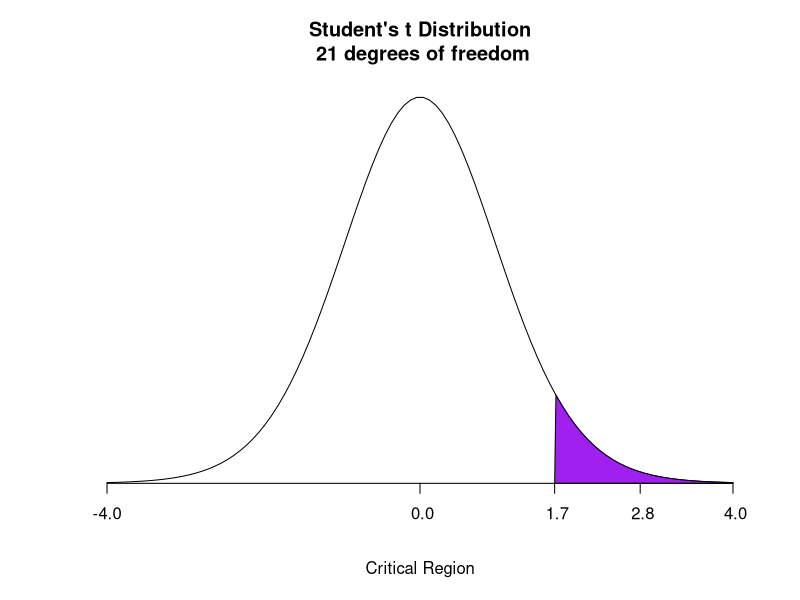

Reproduce this figure in R.
# Example problem to solve:
# > A food label on a cookie bag states that there is at most 2 grams of saturated fat in a single cookie. In a sample of 22 cookies, it is found that the mean ammount of saturated fat per cookie is 2.15 grams. The sample standard deviation is 0.25 grams. At 0.5 significance level, can we reject the claim on the food label?

# To compute `t` the formula to use is: t = (sample mean - population mean)/(sample standard deviation / square root of the sample size))

sample.mean <- 2.15
population.mean <- 2
standard.deviation <- 0.25
n <- 22
alpha <- 0.05

t <- (sample.mean - population.mean) / (standard.deviation / sqrt(n)) 
print(paste("t statistic:", t))

# **Output**:
# ```
# t statistic: 2.81424945589406
# ```

# Now to create the corresponding plot we draw a random sample between -4 and 4 and assign the corresponding sequence to `hx`, we also compute the critical value with `qt()`.

minx <- -4
maxx <- 4

x <- seq(minx, maxx, length = 100)
hx <- dt(x, df = n-1)

critical.value = qt(1-alpha, df = n-1)

#Set up the plot, highlighting the critical region in purple 
plot(x, hx, type="n", 
     xlab = "Critical Region", ylab = "",           # axes labels
     main = paste("Student's t Distribution\n",     # title
                  n-1, "degrees of freedom"), 
     axes = FALSE)                                  # switch axes off

lines(x, hx)                # plots the Student's t distribution

i <- x >= critical.value  # points in the rejection zone 
polygon(c(critical.value, x[i], maxx), c(0, hx[i], 0), col = "purple")

axis(1, pos = 0,              # tick marks
     at = c(t, critical.value, minx, 0, maxx), 
     labels = format(c(t, 
                       critical.value, 
                       minx, 0, maxx), digits=2)
     )

# `t` is inside the critical region, hence we reject the null hypothesis.


# ---

# A quicker method to determine if the null hypothesis has to be rejected is to compute the corresponding p-value by means of pt():

pvalue <- pt(t, df = n-1)
print(paste("p-value:", pvalue))

# **Output**:
# ```
# p-value: 0.0.994803985391255
# ```

# Since the p-value is greater than 1-alpha the null hypothesis is rejected.
